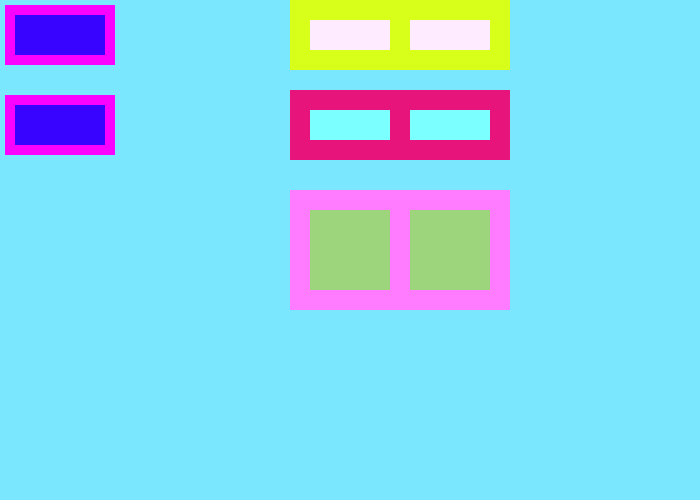
Frame 1 (no input)
Frame 60 (no input): identical to frame 1, image omitted
Frame 120 (the mouse pressed at the canvas centre since frame 60): identical to frame 1, image omitted

The p5.js sketch that drew this single still picture (run headless with seeded random() and noise() and a simulated clock; from frame 60 on, the mouse is pressed at the canvas centre):

// p5.js sketch
// ── sketch.js
function setup()
{
  createCanvas(700,500);

}

function draw()
{
	background(123,231,412)

	// change the paint brush to a specific color according to RGB values
	// this color applies only to the inside color of a shape
	fill(56,3,255);

	// change the paint brush to a specific color according to RGB values
	// this color applies only to the outside color of a shape
	stroke(251,2,351);

	// modifies the thickness of the border of an object
	strokeWeight(10);


	rect(10,10,100,50);
	rect(10,100,100,50);


	fill(521,235,261);
	stroke(215,255,25);
	strokeWeight(20);

	rect(300,10,100,50);
	rect(400,10,100,50);


stroke(231,21,123);
fill(123,321,541);
rect(300,100,100,50);
rect(400,100,100,50);

stroke(432,123,632)
fill(156,213,123);
rect(400,200,100,100);
rect(300,200,100,100);

}
